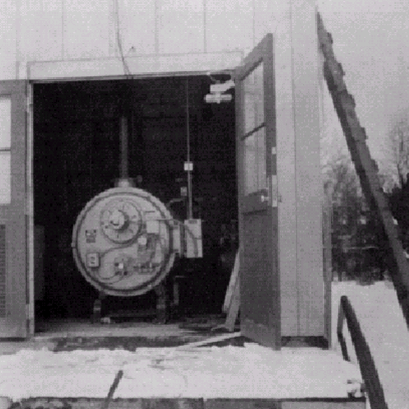
%> input picture Demo/matlab/4.png, 409 x 409 px
$ octave test_homo.m   (GNU Octave 9; MATLAB toolbox functions it lacks are replaced by stand-ins)
%> lines starting %> are read from the running program, lines starting %| are printed output that depends on the picture
close all
im = im2double(rgb2gray(imread('4.png')));
%> im: size 409x409 double; min 0, max 0.882, mean 0.453

[sy, sx] = size(im);
%> sy = 409; sx = 409
cy = sy/2;
%> cy = 204.5
cx = sx/2;
%> cx = 204.5
[yy, xx] = ndgrid(1:sy,1:sx);
D = sqrt((yy-cy).^2 + (xx-cx).^2);
D0 = 80;

Y = log(im+1);
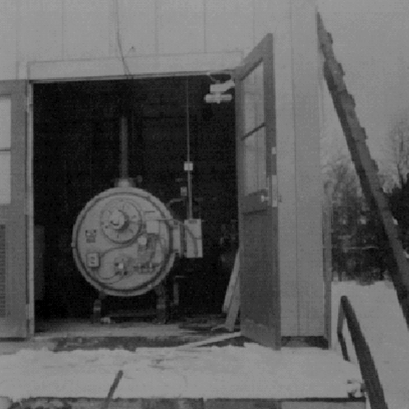
%> Y: size 409x409 double; min 0, max 0.633, mean 0.355

F = fftshift(fft2(Y));
gL = 0.5;
gH = 2;
H = (gH - gL)*(1-exp(-D.^2/(2*D0^2))) + gL;

G = H.*F;

g = real(ifft2(ifftshift(G)));
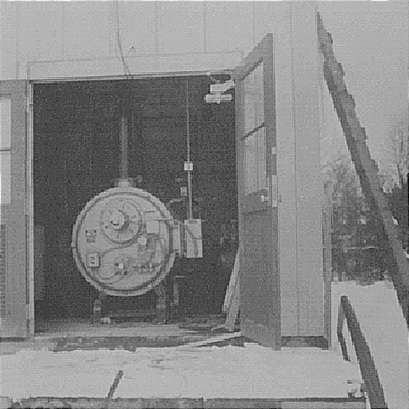
%> g: size 409x409 double; min -0.164, max 0.482, mean 0.178; drawn with min black and max white

x = exp(g) - 1;
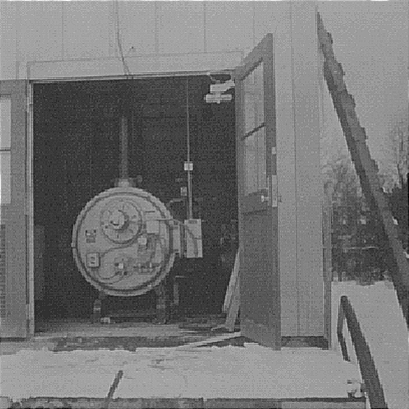
%> x: size 409x409 double; min -0.151, max 0.619, mean 0.2; drawn with min black and max white


figure;
subplot(221);
imshow(mat2gray(log(abs(F)+1)));
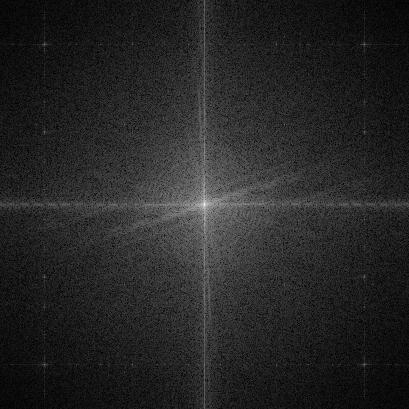
%> displayed picture: size 409x409, on the screen's scale of 0 to 255; min 0, max 255, mean 37.7
subplot(222);
imshow(H);
subplot(223);
imshow(mat2gray(log(abs(G)+1)));
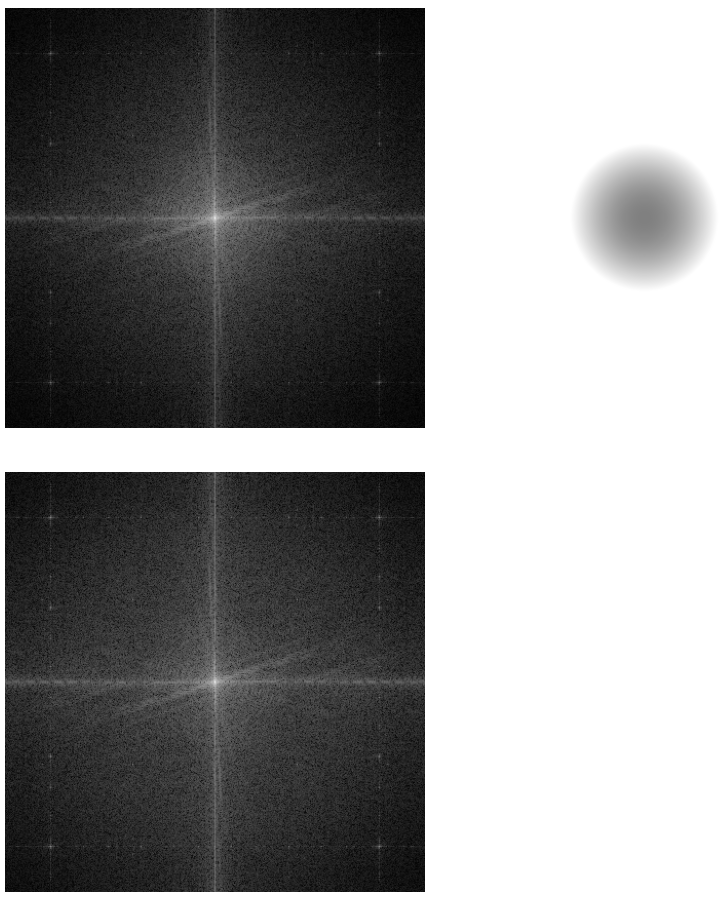
%> figure redrawn from the program's plot data, 3 panels

figure;
subplot(121);
imshow(im);
subplot(122);
imshow(mat2gray(x));

$ run again, with Demo/matlab/1.png copied over Demo/matlab/4.png
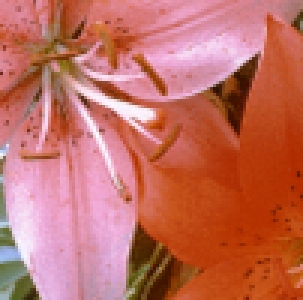
%> input picture Demo/matlab/1.png, 101 x 100 px (shown 3 times larger)
%> `imshow(mat2gray(log(abs(F)+1)));`:
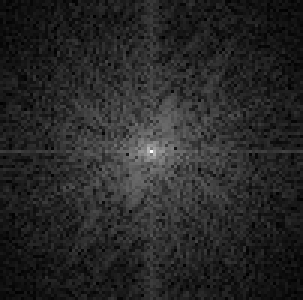
%> displayed picture: size 100x101, on the screen's scale of 0 to 255 (shown 3 times larger); min 0, max 255, mean 38.8
%> `imshow(mat2gray(log(abs(G)+1)));`:
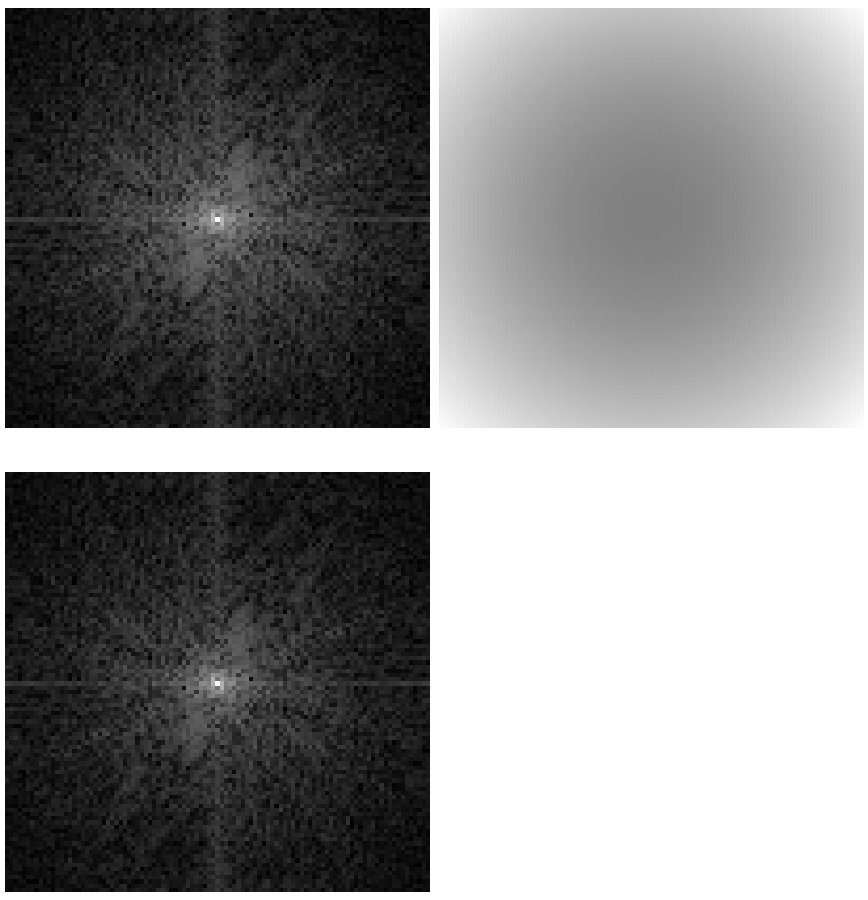
%> figure redrawn from the program's plot data, 3 panels

$ run again, with Demo/matlab/2.png copied over Demo/matlab/4.png
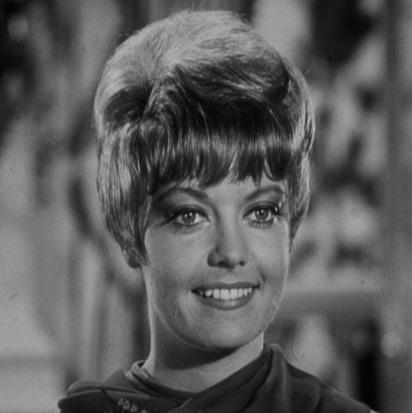
%> input picture Demo/matlab/2.png, 412 x 413 px
%> `imshow(mat2gray(log(abs(F)+1)));`:
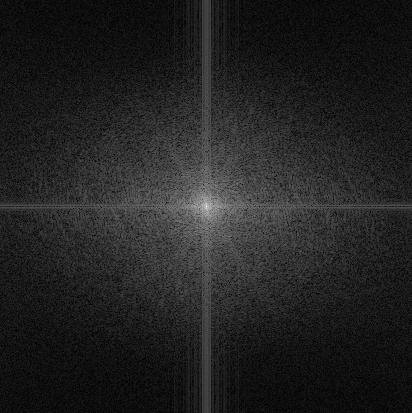
%> displayed picture: size 413x412, on the screen's scale of 0 to 255; min 0, max 255, mean 34.3
%> `imshow(mat2gray(log(abs(G)+1)));`:
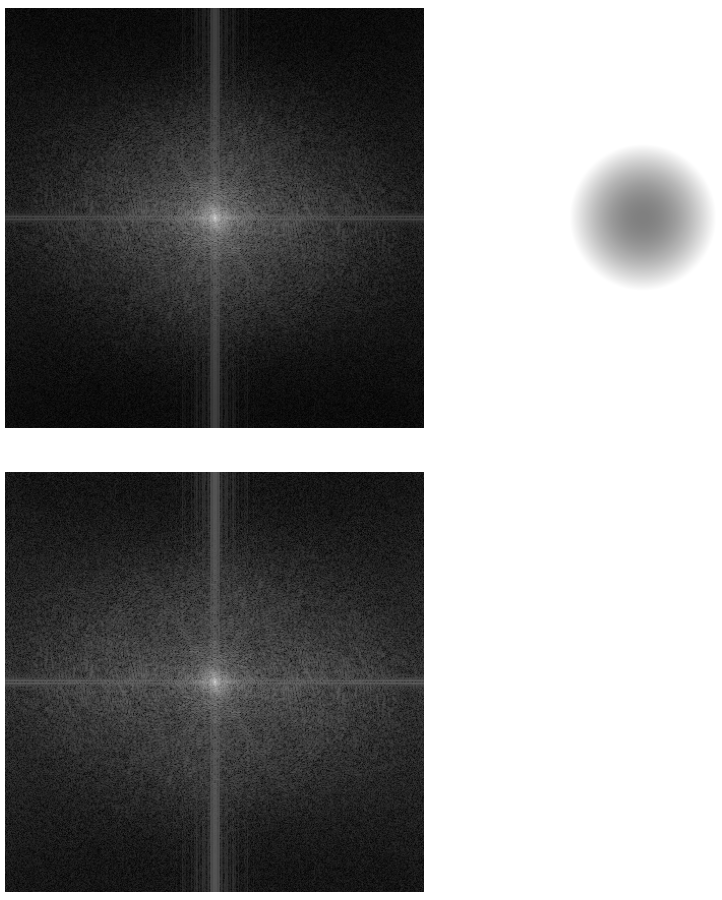
%> figure redrawn from the program's plot data, 3 panels

$ run again, with Demo/matlab/3.png copied over Demo/matlab/4.png
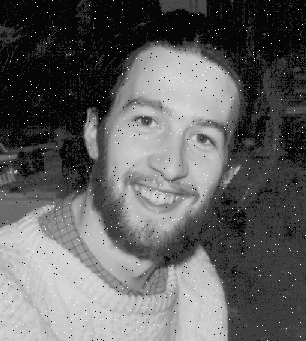
%> input picture Demo/matlab/3.png, 306 x 341 px
%> `imshow(mat2gray(log(abs(F)+1)));`:
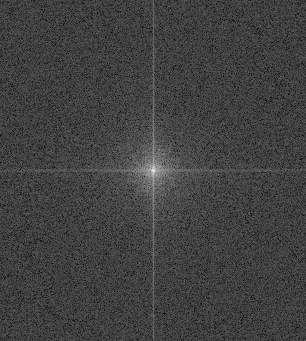
%> displayed picture: size 341x306, on the screen's scale of 0 to 255; min 0, max 255, mean 65
%> `imshow(mat2gray(log(abs(G)+1)));`:
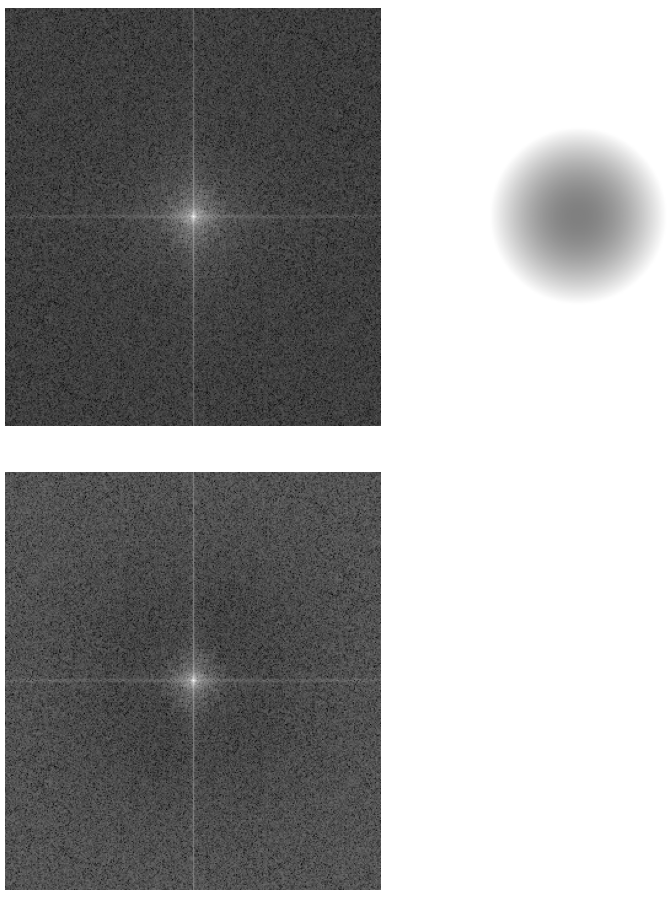
%> figure redrawn from the program's plot data, 3 panels
